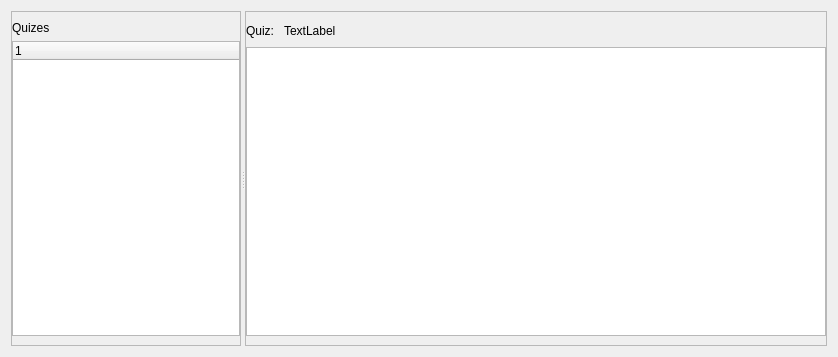
<?xml version="1.0" encoding="UTF-8"?>
<ui version="4.0">
 <class>QuizListWindow</class>
 <widget class="QWidget" name="QuizListWindow">
  <property name="geometry">
   <rect>
    <x>0</x>
    <y>0</y>
    <width>838</width>
    <height>357</height>
   </rect>
  </property>
  <property name="windowTitle">
   <string>QVocabulary Quizes List</string>
  </property>
  <layout class="QVBoxLayout" name="verticalLayout">
   <item>
    <widget class="QSplitter" name="splitter">
     <property name="orientation">
      <enum>Qt::Horizontal</enum>
     </property>
     <widget class="QFrame" name="frame">
      <property name="sizePolicy">
       <sizepolicy hsizetype="Preferred" vsizetype="Preferred">
        <horstretch>0</horstretch>
        <verstretch>0</verstretch>
       </sizepolicy>
      </property>
      <property name="maximumSize">
       <size>
        <width>16777191</width>
        <height>16777215</height>
       </size>
      </property>
      <property name="frameShape">
       <enum>QFrame::StyledPanel</enum>
      </property>
      <property name="frameShadow">
       <enum>QFrame::Raised</enum>
      </property>
      <layout class="QVBoxLayout" name="verticalLayout_2">
       <property name="leftMargin">
        <number>0</number>
       </property>
       <property name="rightMargin">
        <number>0</number>
       </property>
       <item>
        <widget class="QLabel" name="label">
         <property name="text">
          <string>Quizes</string>
         </property>
        </widget>
       </item>
       <item>
        <widget class="QTreeWidget" name="treeWidget">
         <property name="sizePolicy">
          <sizepolicy hsizetype="Expanding" vsizetype="Expanding">
           <horstretch>1</horstretch>
           <verstretch>0</verstretch>
          </sizepolicy>
         </property>
         <property name="maximumSize">
          <size>
           <width>16777215</width>
           <height>16777215</height>
          </size>
         </property>
         <property name="frameShadow">
          <enum>QFrame::Sunken</enum>
         </property>
         <property name="sizeAdjustPolicy">
          <enum>QAbstractScrollArea::AdjustToContents</enum>
         </property>
         <column>
          <property name="text">
           <string notr="true">1</string>
          </property>
         </column>
        </widget>
       </item>
      </layout>
     </widget>
     <widget class="QFrame" name="frame_2">
      <property name="frameShape">
       <enum>QFrame::StyledPanel</enum>
      </property>
      <property name="frameShadow">
       <enum>QFrame::Raised</enum>
      </property>
      <layout class="QVBoxLayout" name="verticalLayout_3">
       <property name="leftMargin">
        <number>0</number>
       </property>
       <property name="rightMargin">
        <number>0</number>
       </property>
       <item>
        <layout class="QHBoxLayout" name="horizontalLayout">
         <item>
          <widget class="QLabel" name="label_2">
           <property name="text">
            <string>Quiz: </string>
           </property>
          </widget>
         </item>
         <item>
          <widget class="QLabel" name="quizTitle">
           <property name="text">
            <string>TextLabel</string>
           </property>
          </widget>
         </item>
         <item>
          <spacer name="horizontalSpacer">
           <property name="orientation">
            <enum>Qt::Horizontal</enum>
           </property>
           <property name="sizeHint" stdset="0">
            <size>
             <width>40</width>
             <height>20</height>
            </size>
           </property>
          </spacer>
         </item>
        </layout>
       </item>
       <item>
        <widget class="QTableView" name="tableView"/>
       </item>
      </layout>
     </widget>
    </widget>
   </item>
  </layout>
 </widget>
 <resources/>
 <connections/>
</ui>
